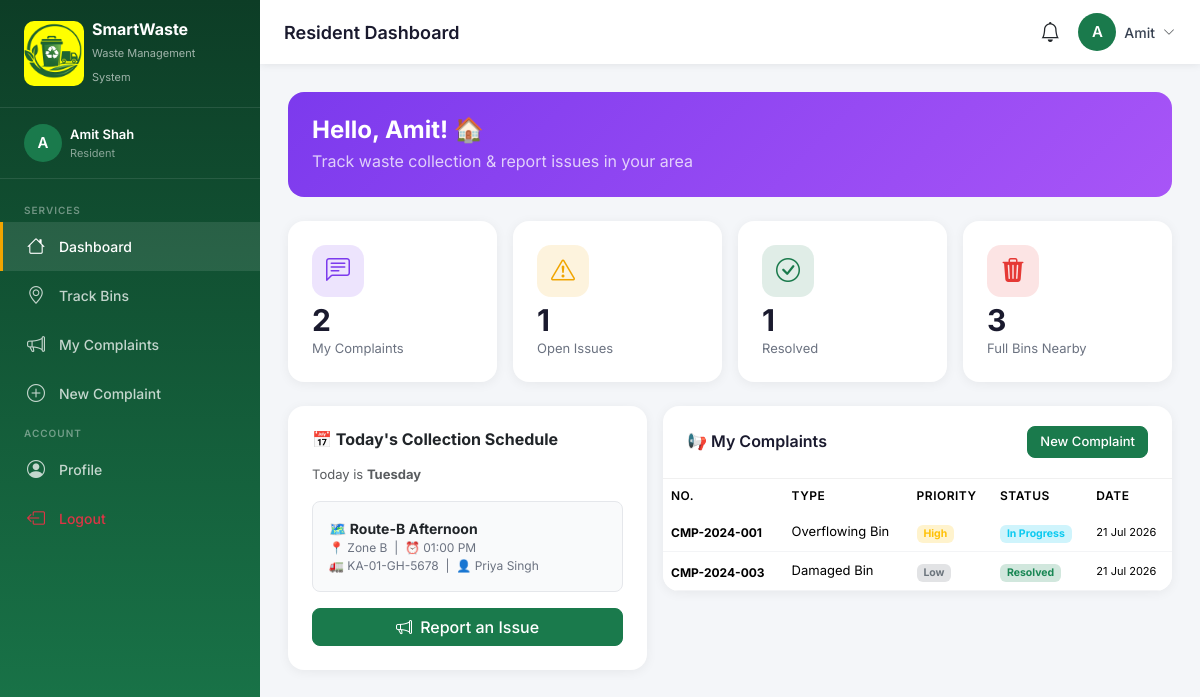
Screenshot of /resident/dashboard.php (signed in) with the database file from the repository.
### tables this page shows
CREATE TABLE IF NOT EXISTS collection_routes (
    id INT AUTO_INCREMENT PRIMARY KEY,
    route_name VARCHAR(100) NOT NULL,
    area VARCHAR(100),
    assigned_vehicle_id INT,
    assigned_collector_id INT,
    schedule_day ENUM('Monday','Tuesday','Wednesday','Thursday','Friday','Saturday','Sunday'),
    schedule_time TIME,
    status ENUM('active', 'inactive', 'completed') DEFAULT 'active',
    notes TEXT,
    created_at TIMESTAMP DEFAULT CURRENT_TIMESTAMP,
    FOREIGN KEY (assigned_vehicle_id) REFERENCES vehicles(id) ON DELETE SET NULL,
    FOREIGN KEY (assigned_collector_id) REFERENCES users(id) ON DELETE SET NULL
);

CREATE TABLE IF NOT EXISTS vehicles (
    id INT AUTO_INCREMENT PRIMARY KEY,
    vehicle_number VARCHAR(20) NOT NULL UNIQUE,
    vehicle_type VARCHAR(50) DEFAULT 'Garbage Truck',
    capacity_tons DECIMAL(5,2) DEFAULT 5.00,
    driver_name VARCHAR(100),
    driver_phone VARCHAR(20),
    status ENUM('available', 'on_route', 'maintenance', 'inactive') DEFAULT 'available',
    fuel_type ENUM('diesel', 'electric', 'cng') DEFAULT 'diesel',
    last_service_date DATE,
    created_at TIMESTAMP DEFAULT CURRENT_TIMESTAMP,
    updated_at TIMESTAMP DEFAULT CURRENT_TIMESTAMP ON UPDATE CURRENT_TIMESTAMP
);

CREATE TABLE IF NOT EXISTS users (
    id INT AUTO_INCREMENT PRIMARY KEY,
    full_name VARCHAR(100) NOT NULL,
    email VARCHAR(100) NOT NULL UNIQUE,
    password VARCHAR(255) NOT NULL,
    role ENUM('admin', 'collector', 'resident') NOT NULL DEFAULT 'resident',
    phone VARCHAR(20),
    address TEXT,
    profile_pic VARCHAR(255) DEFAULT 'default.png',
    status ENUM('active', 'inactive') DEFAULT 'active',
    created_at TIMESTAMP DEFAULT CURRENT_TIMESTAMP,
    updated_at TIMESTAMP DEFAULT CURRENT_TIMESTAMP ON UPDATE CURRENT_TIMESTAMP
);

CREATE TABLE IF NOT EXISTS complaints (
    id INT AUTO_INCREMENT PRIMARY KEY,
    complaint_no VARCHAR(20) NOT NULL UNIQUE,
    resident_id INT,
    resident_name VARCHAR(100),
    resident_email VARCHAR(100),
    resident_phone VARCHAR(20),
    complaint_type ENUM('missed_collection', 'overflowing_bin', 'damaged_bin', 'odor', 'illegal_dumping', 'other') DEFAULT 'other',
    bin_id INT,
    location TEXT,
    description TEXT NOT NULL,
    priority ENUM('low', 'medium', 'high', 'urgent') DEFAULT 'medium',
    status ENUM('pending', 'in_progress', 'resolved', 'closed', 'rejected') DEFAULT 'pending',
    assigned_to INT,
    resolution_notes TEXT,
    resolved_at DATETIME,
    created_at TIMESTAMP DEFAULT CURRENT_TIMESTAMP,
    updated_at TIMESTAMP DEFAULT CURRENT_TIMESTAMP ON UPDATE CURRENT_TIMESTAMP,
    FOREIGN KEY (resident_id) REFERENCES users(id) ON DELETE SET NULL,
    FOREIGN KEY (bin_id) REFERENCES waste_bins(id) ON DELETE SET NULL,
    FOREIGN KEY (assigned_to) REFERENCES users(id) ON DELETE SET NULL
);

### resident/dashboard.php (the view, shortened to what this page needs)
<?php
require_once '../includes/config.php';
$uid = $_SESSION['user_id'];
$myComplaints   = $conn->query("SELECT COUNT(*) as c FROM complaints WHERE resident_id=$uid")->fetch_assoc()['c'];
$openComplaints = $conn->query("SELECT COUNT(*) as c FROM complaints WHERE resident_id=$uid AND status IN ('pending','in_progress')")->fetch_assoc()['c'];
$resolvedComplaints = $conn->query("SELECT COUNT(*) as c FROM complaints WHERE resident_id=$uid AND status='resolved'")->fetch_assoc()['c'];
$nearbyFullBins = $conn->query("SELECT COUNT(*) as c FROM waste_bins WHERE current_fill_percent>=80")->fetch_assoc()['c'];
$recentComplaints = $conn->query("SELECT * FROM complaints WHERE resident_id=$uid ORDER BY created_at DESC LIMIT 5")->fetch_all(MYSQLI_ASSOC);
$todayDay = date('l');
$todaySchedule = $conn->query("
    SELECT cr.route_name, cr.area, cr.schedule_time, v.vehicle_number, u.full_name as collector
    FROM collection_routes cr
    LEFT JOIN vehicles v ON cr.assigned_vehicle_id=v.id
    LEFT JOIN users u ON cr.assigned_collector_id=u.id
    WHERE cr.schedule_day='$todayDay' AND cr.status='active'
")->fetch_all(MYSQLI_ASSOC);
include '../includes/header.php';
include '../includes/sidebar.php';
include '../includes/topbar.php';
?>
<div class="main-content">
<div class="content-area">
<div class="p-4 mb-4" style="background:linear-gradient(135deg,#7c3aed,#a855f7);border-radius:16px;color:#fff">
    <h4 class="fw-bold mb-1">Hello, <?= htmlspecialchars(explode(' ',$_SESSION['user_name'])[0]) ?>! 🏠</h4>
    <p class="mb-0 opacity-75">Track waste collection & report issues in your area</p>
</div>
<div class="row g-3 mb-4">
    <?php foreach ([
        ['My Complaints', $myComplaints, 'chat-left-text', '#7c3aed'],
        ['Open Issues', $openComplaints, 'exclamation-triangle', '#f0a500'],
        ['Resolved', $resolvedComplaints, 'check-circle', '#1a7a4c'],
        ['Full Bins Nearby', $nearbyFullBins, 'trash3-fill', '#e53935'],
    ] as [$l,$v,$ic,$col]): ?>
    <div class="col-6 col-md-3">
        <div class="stat-card">
            <div class="stat-icon mb-2" style="background:<?= $col ?>22;color:<?= $col ?>"><i class="bi bi-<?= $ic ?>"></i></div>
            <div class="stat-value"><?= $v ?></div>
            <div class="stat-label"><?= $l ?></div>
        </div>
    </div>
    <?php endforeach; ?>
</div>
<div class="row g-3">
    <div class="col-md-5">
        <div class="content-card p-4">
            <h6 class="fw-bold mb-3">📅 Today's Collection Schedule</h6>
            <p class="text-muted" style="font-size:13px">Today is <strong><?= $todayDay ?></strong></p>
            <?php if (empty($todaySchedule)): ?>
            <div class="text-center text-muted py-3">
                <i class="bi bi-calendar-x fs-2 d-block mb-2"></i>
                No collections scheduled today.
            </div>
            <?php else: ?>
            <?php foreach ($todaySchedule as $s): ?>
            <div class="p-3 rounded-3 mb-2" style="border:1px solid #e5e7eb;background:#f9fafb">
                <div class="fw-bold" style="font-size:14px">🗺️ <?= htmlspecialchars($s['route_name']) ?></div>
                <div style="font-size:12px;color:#6b7280">
                    📍 <?= htmlspecialchars($s['area']) ?> &nbsp;|&nbsp;
                    ⏰ <?= date('h:i A',strtotime($s['schedule_time']?:'00:00:00')) ?>
                </div>
                <div style="font-size:12px;color:#6b7280">
                    🚛 <?= htmlspecialchars($s['vehicle_number']??'TBD') ?> &nbsp;|&nbsp;
                    👤 <?= htmlspecialchars($s['collector']??'TBD') ?>
                </div>
            </div>
            <?php endforeach; ?>
            <?php endif; ?>
            <div class="mt-3">
                <a href="new_complaint.php" class="btn btn-primary w-100">
                    <i class="bi bi-megaphone me-1"></i> Report an Issue
                </a>
            </div>
        </div>
    </div>
    <div class="col-md-7">
        <div class="data-table">
            <div class="table-header">
                <h6>📢 My Complaints</h6>
                <a href="new_complaint.php" class="btn btn-sm btn-primary">New Complaint</a>
            </div>
            <?php if (empty($recentComplaints)): ?>
            <div class="text-center text-muted py-4">
                <i class="bi bi-chat-left-text fs-2 d-block mb-2"></i>
                No complaints yet. <a href="new_complaint.php">File one</a>?
            </div>
            <?php else: ?>
            <table class="table mb-0">
                <thead><tr><th>No.</th><th>Type</th><th>Priority</th><th>Status</th><th>Date</th></tr></thead>
                <tbody>
                    <?php foreach ($recentComplaints as $c):
                        $sc=['pending'=>'warning','in_progress'=>'info','resolved'=>'success','closed'=>'secondary'];
                        $pc=['low'=>'secondary','medium'=>'primary','high'=>'warning','urgent'=>'danger'];
                    ?>
                    <tr>
                        <td><strong style="font-size:12px"><?= $c['complaint_no'] ?></strong></td>
                        <td style="font-size:13px"><?= ucwords(str_replace('_',' ',$c['complaint_type'])) ?></td>
                        <td><span class="badge bg-<?= $pc[$c['priority']] ?>-subtle text-<?= $pc[$c['priority']] ?>"><?= ucfirst($c['priority']) ?></span></td>
                        <td><span class="badge bg-<?= $sc[$c['status']]??'secondary' ?>-subtle text-<?= $sc[$c['status']]??'secondary' ?>"><?= ucwords(str_replace('_',' ',$c['status'])) ?></span></td>
                        <td style="font-size:11px"><?= date('d M Y',strtotime($c['created_at'])) ?></td>
                    </tr>
                    <?php endforeach; ?>
                </tbody>
            </table>
            <?php endif; ?>
        </div>
    </div>
</div>
</div>
</div>
<?php include '../includes/footer.php'; ?>

### includes/header.php (style rules this page uses)
:root { --primary: #1a7a4c; --primary-dark: #145c39; --primary-light: #e8f5ee; --secondary: #f0a500; --danger: #e53935; --sidebar-width: 260px; --header-height: 64px; }
* { font-family: 'Inter', sans-serif; }
body { background: #f4f6f9; }
.main-content { margin-left: var(--sidebar-width); padding-top: var(--header-height); min-height: 100vh; }
.content-area { padding: 28px 28px; }
.stat-card { background: #fff; border-radius: 16px; padding: 24px; box-shadow: 0 2px 12px rgba(0,0,0,0.06); border: none; transition: transform 0.2s, box-shadow 0.2s; position: relative; overflow: hidden; }
.stat-card .stat-icon { width: 52px; height: 52px; border-radius: 14px; display: flex; align-items: center; justify-content: center; font-size: 24px; }
.stat-card .stat-value { font-size: 30px; font-weight: 700; color: #1a1a2e; line-height: 1; }
.stat-card .stat-label { font-size: 13px; color: #6b7280; margin-top: 4px; }
.data-table { background: #fff; border-radius: 16px; box-shadow: 0 2px 12px rgba(0,0,0,0.06); overflow: hidden; }
.data-table .table-header { padding: 20px 24px; border-bottom: 1px solid #f0f0f0; display: flex; justify-content: space-between; align-items: center; }
.data-table .table-header h6 { font-weight: 600; color: #1a1a2e; margin: 0; }
table thead th { background: #f8fafc; font-size: 12px; font-weight: 600; text-transform: uppercase; letter-spacing: 0.5px; color: #6b7280; border: none; padding: 12px 16px; }
table tbody td { font-size: 14px; color: #374151; vertical-align: middle; padding: 12px 16px; border-color: #f3f4f6; }
.content-card { background: #fff; border-radius: 16px; box-shadow: 0 2px 12px rgba(0,0,0,0.06); border: none; }
.btn-primary { background: var(--primary); border-color: var(--primary); border-radius: 8px; font-weight: 500; }
.btn-sm { padding: 5px 12px; font-size: 13px; }

### rows the page displays
collection_routes: route_name "Route-B Afternoon", area "Zone B", schedule_time "01:00 PM", assigned_vehicle.vehicle_number "KA-01-GH-5678", assigned_collector.full_name "Priya Singh"
complaints: complaint_no "CMP-2024-001", complaint_type "Overflowing Bin", priority "High", status "In Progress", created_at "21 Jul 2026"
complaints: complaint_no "CMP-2024-003", complaint_type "Damaged Bin", priority "Low", status "Resolved", created_at "21 Jul 2026"

### other values shown
substr($_SESSION['user_name'] ?? 'U', 0, 1) "A"
$_SESSION['user_name'] "Amit Shah"
$_SESSION['user_role'] "Resident"
$label "Dashboard Track Bins My Complaints New Complaint Profile"
$pageTitle "Resident Dashboard"
explode(' ', $_SESSION['user_name'] ?? 'User')[0] "Amit"
explode(' ',$_SESSION['user_name'])[0] "Amit"
$v "2"
$l "My Complaints"
$v "1"
$l "Open Issues"
$l "Resolved"
$v "3"
$l "Full Bins Nearby"
